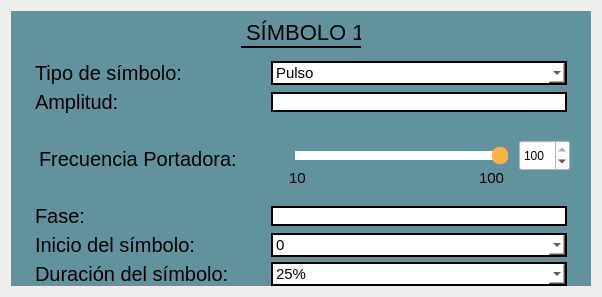
                <widget class="QWidget" name="tab_7">
                 <attribute name="title">
                  <string>s1</string>
                 </attribute>
                 <layout class="QGridLayout" name="gridLayout_94">
                  <item row="0" column="0">
                   <widget class="QFrame" name="frame_12">
                    <property name="minimumSize">
                     <size>
                      <width>580</width>
                      <height>0</height>
                     </size>
                    </property>
                    <property name="styleSheet">
                     <string notr="true">QFrame{
background-color: rgb(98, 146, 158);
border: none;
}

QLabel{
font-size: 20px
}</string>
                    </property>
                    <property name="frameShape">
                     <enum>QFrame::StyledPanel</enum>
                    </property>
                    <property name="frameShadow">
                     <enum>QFrame::Raised</enum>
                    </property>
                    <layout class="QGridLayout" name="gridLayout_95">
                     <property name="topMargin">
                      <number>0</number>
                     </property>
                     <property name="bottomMargin">
                      <number>0</number>
                     </property>
                     <property name="spacing">
                      <number>5</number>
                     </property>
                     <item row="0" column="0">
                      <widget class="QFrame" name="frame_78">
                       <property name="minimumSize">
                        <size>
                         <width>135</width>
                         <height>45</height>
                        </size>
                       </property>
                       <property name="maximumSize">
                        <size>
                         <width>16777215</width>
                         <height>45</height>
                        </size>
                       </property>
                       <property name="frameShape">
                        <enum>QFrame::StyledPanel</enum>
                       </property>
                       <property name="frameShadow">
                        <enum>QFrame::Raised</enum>
                       </property>
                       <layout class="QGridLayout" name="gridLayout_93">
                        <property name="leftMargin">
                         <number>0</number>
                        </property>
                        <property name="topMargin">
                         <number>0</number>
                        </property>
                        <property name="rightMargin">
                         <number>0</number>
                        </property>
                        <property name="bottomMargin">
                         <number>0</number>
                        </property>
                        <item row="0" column="0">
                         <widget class="QLabel" name="label_85">
                          <property name="maximumSize">
                           <size>
                            <width>120</width>
                            <height>30</height>
                           </size>
                          </property>
                          <property name="font">
                           <font>
                            <family>Microsoft Sans Serif</family>
                            <pointsize>-1</pointsize>
                           </font>
                          </property>
                          <property name="styleSheet">
                           <string notr="true">QLabel{
qproperty-alignment: AlignCenter;
font-style: bold;
font-size: 22px;
color: black;
border-bottom: 2px solid black;
}</string>
                          </property>
                          <property name="text">
                           <string>SÍMBOLO 1</string>
                          </property>
                         </widget>
                        </item>
                       </layout>
                      </widget>
                     </item>
                     <item row="1" column="0">
                      <widget class="QFrame" name="frame_71">
                       <property name="maximumSize">
                        <size>
                         <width>550</width>
                         <height>35</height>
                        </size>
                       </property>
                       <property name="styleSheet">
                        <string notr="true">QFrame{
border: none;
background-color: transparent;
}</string>
                       </property>
                       <property name="frameShape">
                        <enum>QFrame::StyledPanel</enum>
                       </property>
                       <property name="frameShadow">
                        <enum>QFrame::Raised</enum>
                       </property>
                       <layout class="QGridLayout" name="gridLayout_86">
                        <property name="topMargin">
                         <number>0</number>
                        </property>
                        <property name="bottomMargin">
                         <number>0</number>
                        </property>
                        <item row="0" column="0">
                         <widget class="QLabel" name="label_65">
                          <property name="minimumSize">
                           <size>
                            <width>230</width>
                            <height>0</height>
                           </size>
                          </property>
                          <property name="maximumSize">
                           <size>
                            <width>230</width>
                            <height>30</height>
                           </size>
                          </property>
                          <property name="text">
                           <string>Tipo de símbolo:</string>
                          </property>
                         </widget>
                        </item>
                        <item row="0" column="1">
                         <widget class="QComboBox" name="cbSimb1">
                          <property name="styleSheet">
                           <string notr="true">QComboBox{
	background-color: rgb(204, 204, 255);
	background: white;
	color: rgb(0,0,0);
	border: 2px solid black;
	font-size: 15px;
	qproperty-alignment: AlignCenter;
}


</string>
                          </property>
                          <item>
                           <property name="text">
                            <string>Pulso</string>
                           </property>
                          </item>
                          <item>
                           <property name="text">
                            <string>Medio pulso</string>
                           </property>
                          </item>
                          <item>
                           <property name="text">
                            <string>Manchester</string>
                           </property>
                          </item>
                          <item>
                           <property name="text">
                            <string>Coseno</string>
                           </property>
                          </item>
                          <item>
                           <property name="text">
                            <string>Pulso de duración variable</string>
                           </property>
                          </item>
                          <item>
                           <property name="text">
                            <string>Coseno de duración variable</string>
                           </property>
                          </item>
                         </widget>
                        </item>
                       </layout>
                      </widget>
                     </item>
                     <item row="2" column="0">
                      <widget class="QFrame" name="frame_72">
                       <property name="maximumSize">
                        <size>
                         <width>550</width>
                         <height>35</height>
                        </size>
                       </property>
                       <property name="styleSheet">
                        <string notr="true">QFrame{
border: none;
background-color: transparent;
}</string>
                       </property>
                       <property name="frameShape">
                        <enum>QFrame::StyledPanel</enum>
                       </property>
                       <property name="frameShadow">
                        <enum>QFrame::Raised</enum>
                       </property>
                       <layout class="QGridLayout" name="gridLayout_89">
                        <property name="topMargin">
                         <number>0</number>
                        </property>
                        <property name="bottomMargin">
                         <number>0</number>
                        </property>
                        <item row="0" column="0">
                         <widget class="QLabel" name="label_40">
                          <property name="minimumSize">
                           <size>
                            <width>230</width>
                            <height>0</height>
                           </size>
                          </property>
                          <property name="maximumSize">
                           <size>
                            <width>230</width>
                            <height>16777215</height>
                           </size>
                          </property>
                          <property name="text">
                           <string>Amplitud:</string>
                          </property>
                         </widget>
                        </item>
                        <item row="0" column="1">
                         <widget class="QLineEdit" name="leAmpS1">
                          <property name="styleSheet">
                           <string notr="true">QLineEdit{
background-color: white;
border: 2px solid black;
color: rgb(0,0,0);
}</string>
                          </property>
                          <property name="text">
                           <string/>
                          </property>
                         </widget>
                        </item>
                       </layout>
                      </widget>
                     </item>
                     <item row="3" column="0">
                      <widget class="QFrame" name="frame_73">
                       <property name="minimumSize">
                        <size>
                         <width>550</width>
                         <height>80</height>
                        </size>
                       </property>
                       <property name="maximumSize">
                        <size>
                         <width>550</width>
                         <height>80</height>
                        </size>
                       </property>
                       <property name="styleSheet">
                        <string notr="true">QFrame{
border: none;
background-color: transparent;
}</string>
                       </property>
                       <property name="frameShape">
                        <enum>QFrame::StyledPanel</enum>
                       </property>
                       <property name="frameShadow">
                        <enum>QFrame::Raised</enum>
                       </property>
                       <layout class="QGridLayout" name="gridLayout_87">
                        <property name="topMargin">
                         <number>0</number>
                        </property>
                        <property name="rightMargin">
                         <number>0</number>
                        </property>
                        <property name="bottomMargin">
                         <number>0</number>
                        </property>
                        <item row="0" column="0">
                         <widget class="QLabel" name="label_41">
                          <property name="minimumSize">
                           <size>
                            <width>230</width>
                            <height>0</height>
                           </size>
                          </property>
                          <property name="maximumSize">
                           <size>
                            <width>230</width>
                            <height>16777215</height>
                           </size>
                          </property>
                          <property name="text">
                           <string>Frecuencia Portadora:</string>
                          </property>
                         </widget>
                        </item>
                        <item row="0" column="1">
                         <widget class="QFrame" name="frame_74">
                          <property name="maximumSize">
                           <size>
                            <width>292</width>
                            <height>58</height>
                           </size>
                          </property>
                          <property name="styleSheet">
                           <string notr="true">QFrame{
border: none;
background-color: transparent;
}</string>
                          </property>
                          <property name="frameShape">
                           <enum>QFrame::StyledPanel</enum>
                          </property>
                          <property name="frameShadow">
                           <enum>QFrame::Raised</enum>
                          </property>
                          <widget class="QSlider" name="hsFreqS1">
                           <property name="geometry">
                            <rect>
                             <x>10</x>
                             <y>10</y>
                             <width>221</width>
                             <height>31</height>
                            </rect>
                           </property>
                           <property name="styleSheet">
                            <string notr="true">QSlider 
{
    background-color: transparent;
    padding: 2px;

}

QSlider::groove:horizontal 
{
	subcontrol-origin: content;
	background-color: transparent;
	height: 17px;

}

QSlider::handle:horizontal 
{
    background-color: rgb(255, 177, 64);
    width: 16px;
    border-radius: 7px;

}

QSlider::sub-page:horizontal 
{
    background-color: white;
    margin: 4px;
    border-radius: 5px;

}

QSlider::add-page:horizontal 
{
    background-color: white;
    margin: 4px;
    border-radius: 5px;

}




</string>
                           </property>
                           <property name="minimum">
                            <number>10</number>
                           </property>
                           <property name="maximum">
                            <number>100</number>
                           </property>
                           <property name="value">
                            <number>100</number>
                           </property>
                           <property name="orientation">
                            <enum>Qt::Horizontal</enum>
                           </property>
                          </widget>
                          <widget class="QLabel" name="label_81">
                           <property name="geometry">
                            <rect>
                             <x>10</x>
                             <y>40</y>
                             <width>21</width>
                             <height>16</height>
                            </rect>
                           </property>
                           <property name="styleSheet">
                            <string notr="true">QLabel{
font-size: 15px;
qproperty-alignment: AlignCenter;
}</string>
                           </property>
                           <property name="text">
                            <string>10</string>
                           </property>
                          </widget>
                          <widget class="QLabel" name="label_82">
                           <property name="geometry">
                            <rect>
                             <x>200</x>
                             <y>40</y>
                             <width>31</width>
                             <height>16</height>
                            </rect>
                           </property>
                           <property name="styleSheet">
                            <string notr="true">QLabel{
font-size: 15px;
qproperty-alignment: AlignCenter;
}</string>
                           </property>
                           <property name="text">
                            <string>100</string>
                           </property>
                          </widget>
                          <widget class="QSpinBox" name="sbFreqS1">
                           <property name="geometry">
                            <rect>
                             <x>240</x>
                             <y>10</y>
                             <width>51</width>
                             <height>31</height>
                            </rect>
                           </property>
                           <property name="styleSheet">
                            <string notr="true">QSpinBox{
background-color: white;
qproperty-alignment: AlignCenter;
}</string>
                           </property>
                           <property name="minimum">
                            <number>10</number>
                           </property>
                           <property name="maximum">
                            <number>100</number>
                           </property>
                           <property name="value">
                            <number>100</number>
                           </property>
                          </widget>
                         </widget>
                        </item>
                       </layout>
                      </widget>
                     </item>
                     <item row="4" column="0">
                      <widget class="QFrame" name="frame_75">
                       <property name="maximumSize">
                        <size>
                         <width>550</width>
                         <height>35</height>
                        </size>
                       </property>
                       <property name="styleSheet">
                        <string notr="true">QFrame{
border: none;
background-color: transparent;
}</string>
                       </property>
                       <property name="frameShape">
                        <enum>QFrame::StyledPanel</enum>
                       </property>
                       <property name="frameShadow">
                        <enum>QFrame::Raised</enum>
                       </property>
                       <layout class="QGridLayout" name="gridLayout_90">
                        <property name="topMargin">
                         <number>0</number>
                        </property>
                        <property name="bottomMargin">
                         <number>0</number>
                        </property>
                        <item row="0" column="0">
                         <widget class="QLabel" name="label_93">
                          <property name="minimumSize">
                           <size>
                            <width>230</width>
                            <height>0</height>
                           </size>
                          </property>
                          <property name="maximumSize">
                           <size>
                            <width>230</width>
                            <height>16777215</height>
                           </size>
                          </property>
                          <property name="text">
                           <string>Fase:</string>
                          </property>
                         </widget>
                        </item>
                        <item row="0" column="1">
                         <widget class="QLineEdit" name="leFaseS1">
                          <property name="styleSheet">
                           <string notr="true">QLineEdit{
background-color: white;
border: 2px solid black;
font-color: black
}</string>
                          </property>
                          <property name="text">
                           <string/>
                          </property>
                         </widget>
                        </item>
                       </layout>
                      </widget>
                     </item>
                     <item row="5" column="0">
                      <widget class="QFrame" name="frame_76">
                       <property name="maximumSize">
                        <size>
                         <width>550</width>
                         <height>35</height>
                        </size>
                       </property>
                       <property name="styleSheet">
                        <string notr="true">QFrame{
border: none;
background-color: transparent;
}</string>
                       </property>
                       <property name="frameShape">
                        <enum>QFrame::StyledPanel</enum>
                       </property>
                       <property name="frameShadow">
                        <enum>QFrame::Raised</enum>
                       </property>
                       <layout class="QGridLayout" name="gridLayout_91">
                        <property name="topMargin">
                         <number>0</number>
                        </property>
                        <property name="bottomMargin">
                         <number>0</number>
                        </property>
                        <item row="0" column="0">
                         <widget class="QLabel" name="label_69">
                          <property name="minimumSize">
                           <size>
                            <width>230</width>
                            <height>0</height>
                           </size>
                          </property>
                          <property name="maximumSize">
                           <size>
                            <width>230</width>
                            <height>16777215</height>
                           </size>
                          </property>
                          <property name="text">
                           <string>Inicio del símbolo:</string>
                          </property>
                         </widget>
                        </item>
                        <item row="0" column="1">
                         <widget class="QComboBox" name="cbT1S1">
                          <property name="styleSheet">
                           <string notr="true">QComboBox{
	background-color: rgb(204, 204, 255);
	background: white;
	color: black;
	border: 2px solid black;
	font-size: 15px;
}


</string>
                          </property>
                          <item>
                           <property name="text">
                            <string>0</string>
                           </property>
                          </item>
                          <item>
                           <property name="text">
                            <string>0.25 tsimb</string>
                           </property>
                          </item>
                          <item>
                           <property name="text">
                            <string>0.5 tsimb</string>
                           </property>
                          </item>
                          <item>
                           <property name="text">
                            <string>0.75 tsimb</string>
                           </property>
                          </item>
                         </widget>
                        </item>
                       </layout>
                      </widget>
                     </item>
                     <item row="6" column="0">
                      <widget class="QFrame" name="frame_77">
                       <property name="maximumSize">
                        <size>
                         <width>550</width>
                         <height>35</height>
                        </size>
                       </property>
                       <property name="styleSheet">
                        <string notr="true">QFrame{
border: none;
background-color: transparent;
}</string>
                       </property>
                       <property name="frameShape">
                        <enum>QFrame::StyledPanel</enum>
                       </property>
                       <property name="frameShadow">
                        <enum>QFrame::Raised</enum>
                       </property>
                       <layout class="QGridLayout" name="gridLayout_92">
                        <property name="topMargin">
                         <number>0</number>
                        </property>
                        <property name="bottomMargin">
                         <number>0</number>
                        </property>
                        <item row="0" column="0">
                         <widget class="QLabel" name="label_83">
                          <property name="minimumSize">
                           <size>
                            <width>230</width>
                            <height>0</height>
                           </size>
                          </property>
                          <property name="maximumSize">
                           <size>
                            <width>230</width>
                            <height>16777215</height>
                           </size>
                          </property>
                          <property name="text">
                           <string>Duración del símbolo:</string>
                          </property>
                         </widget>
                        </item>
                        <item row="0" column="1">
                         <widget class="QComboBox" name="cbT2S1">
                          <property name="styleSheet">
                           <string notr="true">QComboBox{
	background-color: rgb(204, 204, 255);
	background: white;
	color: black;
	border: 2px solid black;
	font-size: 15px;
	qproperty-alignment: AlignCenter;
}


</string>
                          </property>
                          <item>
                           <property name="text">
                            <string>25%</string>
                           </property>
                          </item>
                          <item>
                           <property name="text">
                            <string>50%</string>
                           </property>
                          </item>
                          <item>
                           <property name="text">
                            <string>75%</string>
                           </property>
                          </item>
                         </widget>
                        </item>
                       </layout>
                      </widget>
                     </item>
                    </layout>
                   </widget>
                  </item>
                 </layout>
                </widget>
